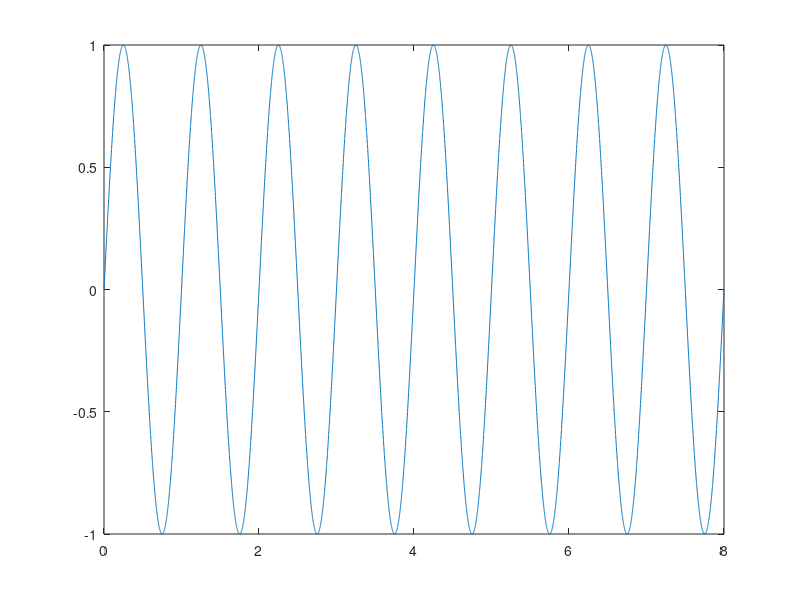
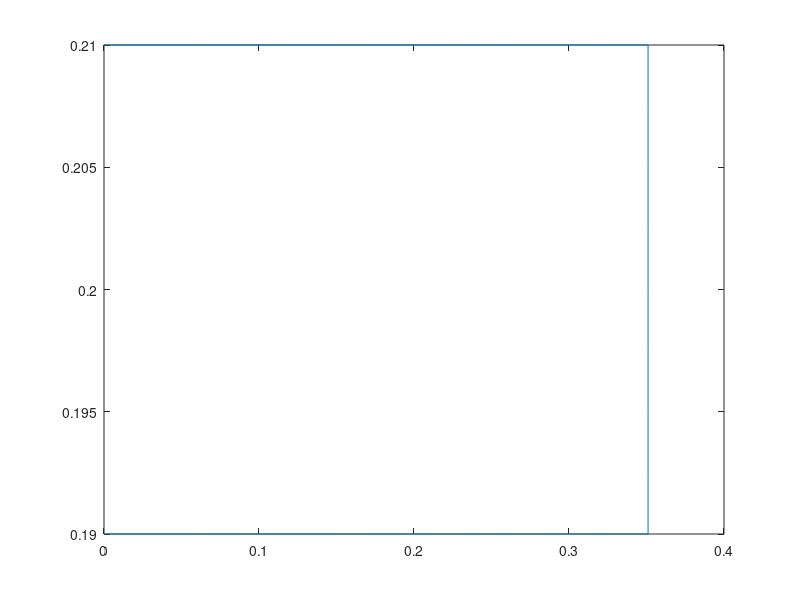

These figures' MATLAB source, in order:
clear all
close all
clc

format long 

load('nodal_disp.mat')
load('disp_coordinates2.mat')
% load('disp_coordinates3.mat')

coords_length = 410; %814; % 410 %294
interfaceStructureDispCoords = interfaceStructureDispCoords2; 

% nodal_disp
% 294 values

artifical_disp = zeros(coords_length,1); 

% try just looking at x coordinate. 

y_vec = interfaceStructureDispCoords(:,2); 

x_vec = interfaceStructureDispCoords(:,1); 
x_vec = x_vec-min(x_vec); 

% parabola to describe curve of structure
x_start = 0.24898979;
x_end = 0.6;

x_length = x_end - x_start; 

height = 0.005; 
disp_parabola = height/0.35^2*x_vec.^2; 

% I miss a little bit of length... 

% 0.35 is max length. 0.75 yields max of 0.091875



% sin curve fot time so that deflection oscillates. 

t = 0:0.001:8;
% t = 0:0.0005:8;

% artifical_disp = zeros(294,length(t)); 

% Sin curve in time
T = 1; 
disp_t = sin((2*pi)/(T)*t); 


% Sin^2 curve in time
% T = 1; 
% disp_t = sin((2*pi)/(T)*t).^2; 

% Step function. have displacement parabola apply at t = 5. 
T_step = 2; % time at which to apply step
% disp_t = ones(1,length(t)); 
% disp_t(1:T_step) = 0; 


figure
% plot(x_vec, disp_parabola)
plot(t, disp_t)
% xlim([0,2])

% Only adjust y coordiante, not x
disp_parabola(1:2:end) = 0; 

artifical_disp = disp_parabola*disp_t; 

% I think area is conserved
% need to save artificial_disp for use in python. 

% save('./artifical_disp.mat', 'artifical_disp');
% save('./artifical_disp_med2_h_005_stept2', 'artifical_disp','-ascii');

save('./artifical_disp_med2_h_005_parabola', 'disp_parabola','-ascii');
save('./artifical_disp_med2_h_005_time', 'disp_t','-ascii');

figure
plot(x_vec, y_vec)

% figure
% ylim([-0.1 0.1])
% for i = 1:5:length(t)
%     ylim([-0.01 0.01])
%     plot(x_vec(2:2:end), artifical_disp(2:2:end,i))
%     ylim([-0.01 0.01])
%     pause
%     hold off
% end
